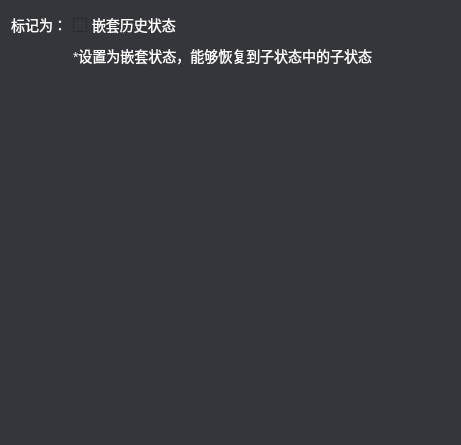
<?xml version="1.0" encoding="UTF-8"?>
<ui version="4.0">
 <class>ConfigHistoryState</class>
 <widget class="QWidget" name="ConfigHistoryState">
  <property name="geometry">
   <rect>
    <x>0</x>
    <y>0</y>
    <width>461</width>
    <height>445</height>
   </rect>
  </property>
  <property name="windowTitle">
   <string>Form</string>
  </property>
  <property name="styleSheet">
   <string notr="true">*{
background:#35363C;
font-size:14px;
color:white;
}
QLineEdit{
border:none;
border-bottom:1px solid #5A636C;
padding-left:8px;
padding-right:8px;
}
QLineEdit:hover{
background:#4C4E56;
}
QLineEdit:focus{
border:1px solid #02BFFF;
}
QLabel[mstyle=&quot;hint&quot;]{
font-size:12px;color:#A0C2D3;
}</string>
  </property>
  <layout class="QVBoxLayout" name="verticalLayout">
   <item>
    <widget class="QWidget" name="item_config_box" native="true">
     <layout class="QGridLayout" name="gridLayout" columnstretch="0,1">
      <property name="leftMargin">
       <number>0</number>
      </property>
      <property name="topMargin">
       <number>0</number>
      </property>
      <property name="rightMargin">
       <number>0</number>
      </property>
      <property name="bottomMargin">
       <number>0</number>
      </property>
      <item row="0" column="0">
       <widget class="QLabel" name="label_3">
        <property name="text">
         <string>标记为：</string>
        </property>
        <property name="alignment">
         <set>Qt::AlignRight|Qt::AlignTrailing|Qt::AlignVCenter</set>
        </property>
       </widget>
      </item>
      <item row="1" column="1">
       <widget class="QLabel" name="label_4">
        <property name="text">
         <string>*设置为嵌套状态，能够恢复到子状态中的子状态</string>
        </property>
        <property name="mstyle" stdset="0">
         <string>hint</string>
        </property>
       </widget>
      </item>
      <item row="0" column="1">
       <widget class="QCheckBox" name="check_nested">
        <property name="text">
         <string>嵌套历史状态</string>
        </property>
       </widget>
      </item>
     </layout>
    </widget>
   </item>
   <item>
    <spacer name="verticalSpacer">
     <property name="orientation">
      <enum>Qt::Vertical</enum>
     </property>
     <property name="sizeHint" stdset="0">
      <size>
       <width>20</width>
       <height>384</height>
      </size>
     </property>
    </spacer>
   </item>
  </layout>
 </widget>
 <resources/>
 <connections/>
</ui>
